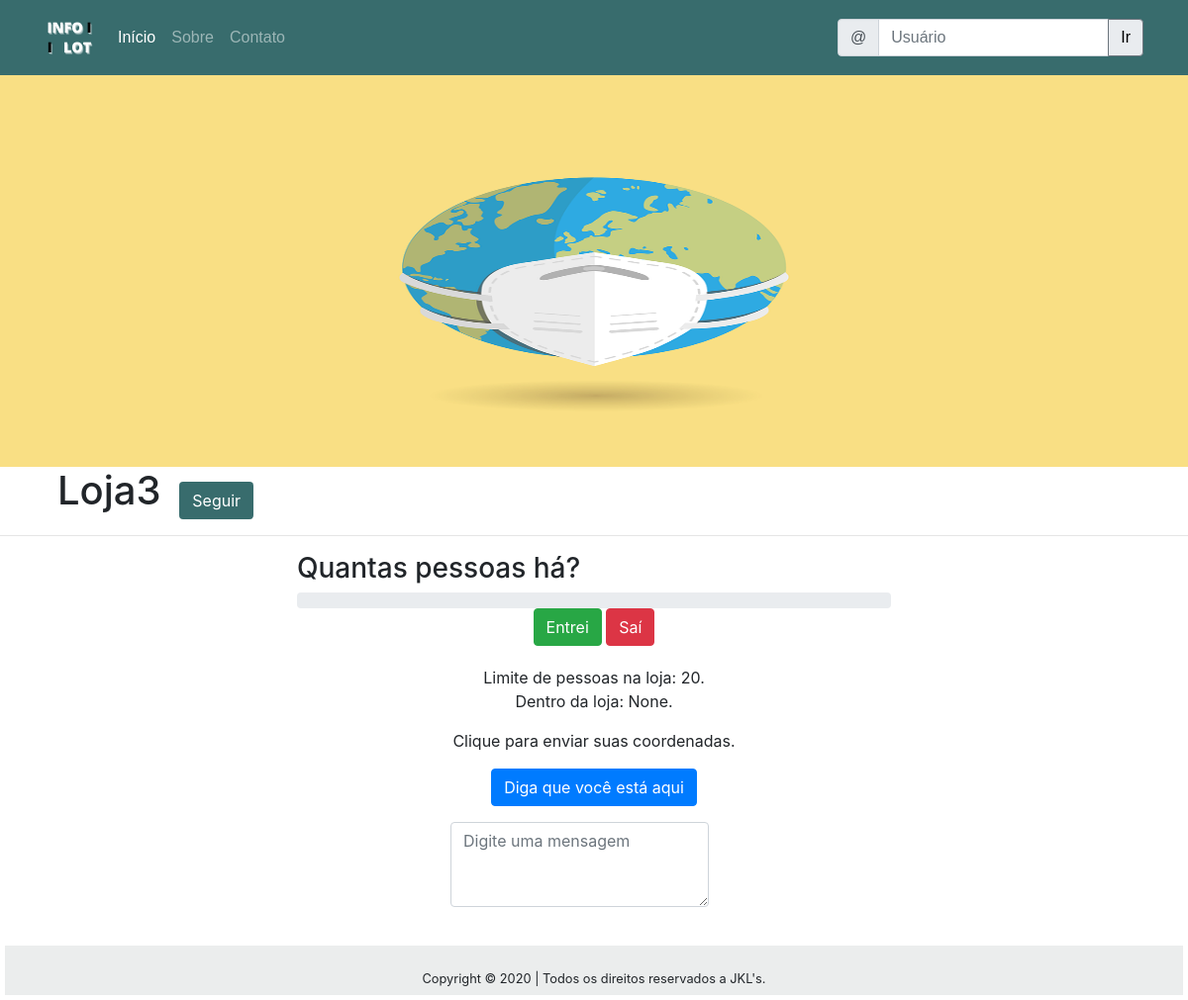
The app's page /feed/1, older data.
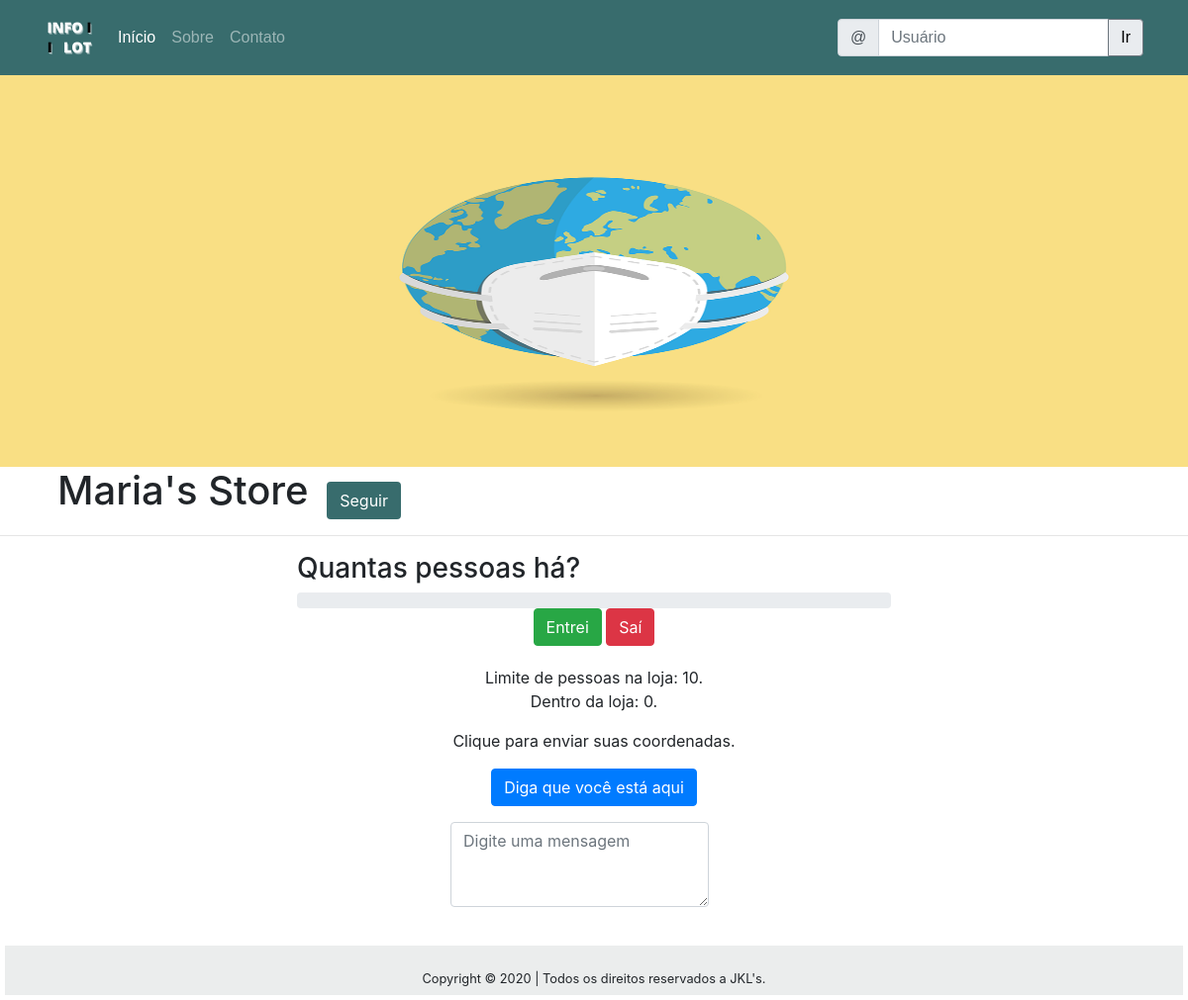
The same page, newer data.
### rede_social/entidades.py (models this page shows)
class Loja(db.Model):
    id = db.Column(db.Integer, primary_key=True)
    nomeLoja = db.Column(db.String(100), unique=True, nullable=False)
    emailLoja = db.Column(db.String(100), unique=True, nullable=False)
    limite = db.Column(db.Integer, nullable=False)
    cnpj = db.Column(db.String(100), unique=True, nullable=False)
    latitude = db.Column(db.String(100), unique=True, nullable=False)
    longitude = db.Column(db.String(100), unique=True, nullable=False)
    area = db.Column(db.String(100), nullable=False)
    ocupacaoDaLoja = db.Column(db.Integer)
    senhaLoja = db.Column(db.String(100), nullable=False)

### rede_social/routes.py (the view)
@app.route('/feed/<int:id>')
def feed_loja(id):
    qualLoja = Loja.query.get(id)
    return render_template('feed.html',
                            nome = qualLoja.nomeLoja,
                            limite = qualLoja.limite,
                            id = id,
                            ContaUm = qualLoja.ocupacaoDaLoja
                            )

### rede_social/templates/feed.html (shortened to what this page needs)
{% extends "layout.html" %}
{% block conteudo %}
    <div>
        <img src="../static/img/mundo-mask.png" class="banner" alt="" /><br>
    </div>
    <div>
        <h1 class="p-2 bd-highlight"> {{nome}} </h1>
        <button class="botao btn">Seguir</button>
    </div><hr>
    <div class="progresso-title">
        <h3>Quantas pessoas há?</h3>
    </div>
    <div class="progress progresso text-center">
</div>
<div class="text-center">
    <button class="btn btn-success" onclick="aumenta()">Entrei</button>
    <button class="btn btn-danger" onclick="diminui()">Saí</button>
</div>
    <div class="contador-pessoas text-center">
        Limite de pessoas na loja: {{limite}}.
        <p id="situacao">Dentro da loja: {{ContaUm}}.</p>
        <p>Clique para enviar suas coordenadas.</p>
        <form action="/checking" method="POST">
            <input type="submit" value="Diga que você está aqui" name="check" class="btn btn-primary">
        </form>
    <div class="area-texto">
        <textarea class="form-control" id="exampleFormControlTextarea1" rows="3" placeholder="Digite uma mensagem"></textarea>
    </div>
{% endblock %}

### rede_social/templates/layout.html (shortened to what this page needs)
<!doctype html>
<html lang="pt-br">
  <head>
    <link rel="stylesheet" href="/static/css/bootstrap.min.css">
  </head>
  <header>
    <nav class="navbar fixed-top navbar-expand-lg navbar-dark">
        <div class="container">
  <div class="collapse navbar-collapse" id="navbarTogglerDemo01">
    <a class="navbar-brand" href="{{ url_for('homepage') }}"><img src="../static/img/Design sem nome (1).png" width="50" height="50"></a>
    <ul class="navbar-nav mr-auto mt-2 mt-lg-0">
      <li class="nav-item active">
        <a class="nav-link" href="{{ url_for('homepage') }}">Início <span class="sr-only">(current)</span></a>
      </li>
      <li class="nav-item">
        <a class="nav-link" href="{{ url_for('aboutpage') }}">Sobre</a>
      </li>
      <li class="nav-item">
        <a class="nav-link" href="{{ url_for('contactpage') }}">Contato</a>
      </li>
    </ul>
    <form class="form-inline  my-2 my-lg-0" method="get"
            action="{{ url_for('buscar') }}">
    <div class="input-group">
      <div class="input-group-prepend">
        <span class="input-group-text" id="basic-addon1">@</span>
      </div>
          <input type="text" name="search" class="form-control" placeholder="Usuário" aria-label="Username" aria-describedby="basic-addon1">
          <div class="input-group-append">
            <input class="btn btn-secondary botao-ir" type="submit" value="Ir"/>
            </div>
    </div>
    </form>
  </div>
        </div>
    </nav><br><br><br>
  </header>
  <body>
    <div class="content">
            {% block conteudo %} {% endblock %}
    </div>
  </body><br>
  <footer class="footer">
      <div>
          <small>Copyright &copy 2020 | Todos os direitos reservados a JKL's.</small>
      </div>
  </footer>
</html>

Row changes from the older to the newer data that the page shows:
changed Loja: nomeLoja "Loja3" → "Maria's Store"
Text that changed along with them:
{{ limite }}: "20" → "10"
{{ ContaUm }}: "None" → "0"
